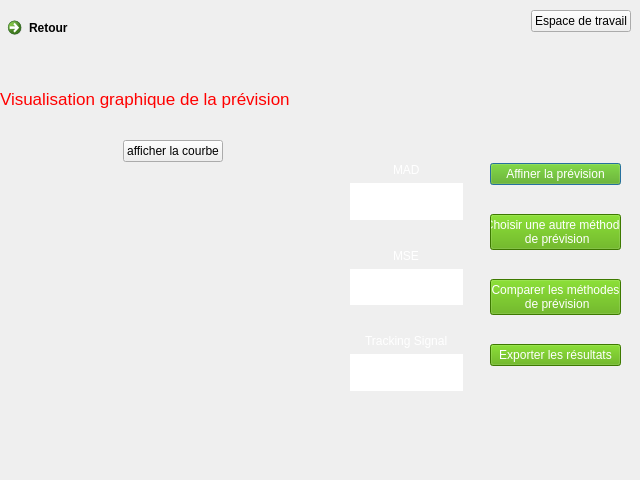
<?xml version="1.0" encoding="UTF-8"?>
<ui version="4.0">
 <class>Dialog</class>
 <widget class="QDialog" name="Dialog">
  <property name="geometry">
   <rect>
    <x>0</x>
    <y>0</y>
    <width>640</width>
    <height>480</height>
   </rect>
  </property>
  <property name="windowTitle">
   <string>Dialog</string>
  </property>
  <widget class="QWidget" name="layoutWidget">
   <property name="geometry">
    <rect>
     <x>490</x>
     <y>140</y>
     <width>131</width>
     <height>251</height>
    </rect>
   </property>
   <layout class="QGridLayout" name="gridLayout">
    <item row="0" column="0">
     <widget class="QPushButton" name="AffinerPrevision">
      <property name="styleSheet">
       <string notr="true">background-color: rgb(85, 170, 0);
color: rgb(255, 255, 255);</string>
      </property>
      <property name="text">
       <string>Affiner la prévision</string>
      </property>
      <property name="iconSize">
       <size>
        <width>20</width>
        <height>20</height>
       </size>
      </property>
     </widget>
    </item>
    <item row="1" column="0">
     <widget class="QPushButton" name="ChoisirMethode">
      <property name="styleSheet">
       <string notr="true">background-color: rgb(85, 170, 0);
color: rgb(255, 255, 255);</string>
      </property>
      <property name="text">
       <string>Choisir une autre méthode
 de prévision</string>
      </property>
      <property name="iconSize">
       <size>
        <width>20</width>
        <height>20</height>
       </size>
      </property>
     </widget>
    </item>
    <item row="2" column="0">
     <widget class="QPushButton" name="comparerMethodes">
      <property name="styleSheet">
       <string notr="true">background-color: rgb(85, 170, 0);
color: rgb(255, 255, 255);</string>
      </property>
      <property name="text">
       <string>Comparer les méthodes
 de prévision</string>
      </property>
      <property name="iconSize">
       <size>
        <width>20</width>
        <height>20</height>
       </size>
      </property>
     </widget>
    </item>
    <item row="3" column="0">
     <widget class="QPushButton" name="exporterResultats">
      <property name="styleSheet">
       <string notr="true">background-color: rgb(85, 170, 0);
color: rgb(255, 255, 255);</string>
      </property>
      <property name="text">
       <string>Exporter les résultats</string>
      </property>
      <property name="iconSize">
       <size>
        <width>20</width>
        <height>20</height>
       </size>
      </property>
     </widget>
    </item>
   </layout>
  </widget>
  <widget class="QWidget" name="layoutWidget_2">
   <property name="geometry">
    <rect>
     <x>350</x>
     <y>140</y>
     <width>113</width>
     <height>251</height>
    </rect>
   </property>
   <layout class="QVBoxLayout" name="verticalLayout_3">
    <item>
     <layout class="QVBoxLayout" name="verticalLayout_5">
      <item alignment="Qt::AlignHCenter|Qt::AlignBottom">
       <widget class="QLabel" name="label_6">
        <property name="styleSheet">
         <string notr="true">color: rgb(255, 255, 255);
font: 75 12pt &quot;MS Shell Dlg 2&quot;;</string>
        </property>
        <property name="text">
         <string>MAD</string>
        </property>
       </widget>
      </item>
      <item>
       <widget class="QLabel" name="label_9">
        <property name="styleSheet">
         <string notr="true">background-color: rgb(255, 255, 255);</string>
        </property>
        <property name="text">
         <string/>
        </property>
       </widget>
      </item>
     </layout>
    </item>
    <item>
     <layout class="QVBoxLayout" name="verticalLayout_6">
      <item alignment="Qt::AlignHCenter|Qt::AlignBottom">
       <widget class="QLabel" name="label_7">
        <property name="styleSheet">
         <string notr="true">color: rgb(255, 255, 255);
font: 75 12pt &quot;MS Shell Dlg 2&quot;;</string>
        </property>
        <property name="text">
         <string>MSE</string>
        </property>
       </widget>
      </item>
      <item>
       <widget class="QLabel" name="label_10">
        <property name="styleSheet">
         <string notr="true">background-color: rgb(255, 255, 255);</string>
        </property>
        <property name="text">
         <string/>
        </property>
       </widget>
      </item>
     </layout>
    </item>
    <item>
     <layout class="QVBoxLayout" name="verticalLayout_7">
      <item alignment="Qt::AlignHCenter|Qt::AlignBottom">
       <widget class="QLabel" name="label_8">
        <property name="styleSheet">
         <string notr="true">color: rgb(255, 255, 255);
font: 75 12pt &quot;MS Shell Dlg 2&quot;;</string>
        </property>
        <property name="text">
         <string>Tracking Signal</string>
        </property>
       </widget>
      </item>
      <item>
       <widget class="QLabel" name="label_11">
        <property name="styleSheet">
         <string notr="true">background-color: rgb(255, 255, 255);</string>
        </property>
        <property name="text">
         <string/>
        </property>
       </widget>
      </item>
     </layout>
    </item>
   </layout>
  </widget>
  <widget class="QWidget" name="layoutWidget_3">
   <property name="geometry">
    <rect>
     <x>0</x>
     <y>140</y>
     <width>341</width>
     <height>321</height>
    </rect>
   </property>
   <layout class="QVBoxLayout" name="verticalLayout">
    <property name="leftMargin">
     <number>5</number>
    </property>
    <item>
     <layout class="QVBoxLayout" name="myverticalLayout_2">
      <property name="spacing">
       <number>0</number>
      </property>
      <property name="rightMargin">
       <number>0</number>
      </property>
      <item alignment="Qt::AlignHCenter">
       <widget class="QPushButton" name="pushButton_generate_random_signal_2">
        <property name="text">
         <string>afficher la courbe</string>
        </property>
       </widget>
      </item>
      <item>
       <widget class="MplWidget" name="MplWidget_2" native="true"/>
      </item>
     </layout>
    </item>
   </layout>
  </widget>
  <widget class="QWidget" name="layoutWidget_4">
   <property name="geometry">
    <rect>
     <x>0</x>
     <y>10</y>
     <width>631</width>
     <height>109</height>
    </rect>
   </property>
   <layout class="QVBoxLayout" name="verticalLayout_2">
    <item>
     <layout class="QHBoxLayout" name="horizontalLayout_2">
      <item alignment="Qt::AlignLeft|Qt::AlignTop">
       <widget class="QCommandLinkButton" name="retour">
        <property name="text">
         <string>Retour</string>
        </property>
       </widget>
      </item>
      <item alignment="Qt::AlignRight|Qt::AlignTop">
       <widget class="QPushButton" name="pushButton_5">
        <property name="text">
         <string>Espace de travail</string>
        </property>
       </widget>
      </item>
     </layout>
    </item>
    <item>
     <spacer name="horizontalSpacer">
      <property name="orientation">
       <enum>Qt::Horizontal</enum>
      </property>
      <property name="sizeHint" stdset="0">
       <size>
        <width>40</width>
        <height>20</height>
       </size>
      </property>
     </spacer>
    </item>
    <item>
     <widget class="QLabel" name="label">
      <property name="font">
       <font>
        <family>MS Shell Dlg 2</family>
        <pointsize>13</pointsize>
        <weight>9</weight>
        <italic>false</italic>
        <bold>false</bold>
       </font>
      </property>
      <property name="styleSheet">
       <string notr="true">color: rgb(255, 0, 0);
font: 75 13pt &quot;MS Shell Dlg 2&quot;;</string>
      </property>
      <property name="text">
       <string>Visualisation graphique de la prévision</string>
      </property>
     </widget>
    </item>
   </layout>
  </widget>
 </widget>
 <customwidgets>
  <customwidget>
   <class>MplWidget</class>
   <extends>QWidget</extends>
   <header location="global">mplwidget.h</header>
   <container>1</container>
  </customwidget>
 </customwidgets>
 <resources/>
 <connections/>
</ui>
